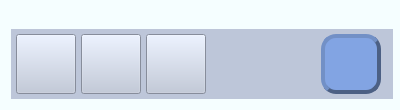
     <widget class="QWidget" name="leviWidget" native="true">
      <property name="minimumSize">
       <size>
        <width>400</width>
        <height>0</height>
       </size>
      </property>
      <property name="maximumSize">
       <size>
        <width>400</width>
        <height>16777215</height>
       </size>
      </property>
      <property name="styleSheet">
       <string notr="true">background-color: #F5FEFF;</string>
      </property>
      <layout class="QVBoxLayout" name="verticalLayout">
       <item>
        <widget class="QWidget" name="artikalWidget" native="true">
         <widget class="QFrame" name="artikliFrame">
          <property name="geometry">
           <rect>
            <x>0</x>
            <y>9</y>
            <width>381</width>
            <height>171</height>
           </rect>
          </property>
          <property name="sizePolicy">
           <sizepolicy hsizetype="Preferred" vsizetype="Preferred">
            <horstretch>0</horstretch>
            <verstretch>0</verstretch>
           </sizepolicy>
          </property>
          <property name="styleSheet">
           <string notr="true"/>
          </property>
          <property name="frameShape">
           <enum>QFrame::StyledPanel</enum>
          </property>
          <property name="frameShadow">
           <enum>QFrame::Raised</enum>
          </property>
          <widget class="QLineEdit" name="nazivEdit">
           <property name="enabled">
            <bool>false</bool>
           </property>
           <property name="geometry">
            <rect>
             <x>2</x>
             <y>10</y>
             <width>371</width>
             <height>24</height>
            </rect>
           </property>
           <property name="font">
            <font>
             <pointsize>12</pointsize>
             <bold>true</bold>
            </font>
           </property>
           <property name="readOnly">
            <bool>true</bool>
           </property>
          </widget>
          <widget class="QLineEdit" name="sifraEdit">
           <property name="geometry">
            <rect>
             <x>2</x>
             <y>50</y>
             <width>151</width>
             <height>24</height>
            </rect>
           </property>
           <property name="font">
            <font>
             <pointsize>12</pointsize>
             <bold>true</bold>
            </font>
           </property>
           <property name="toolTip">
            <string>Pretraga po šifri, nazivu ili barkodu</string>
           </property>
           <property name="statusTip">
            <string>Pretraga po šifri, nazivu ili barkodu</string>
           </property>
           <property name="styleSheet">
            <string notr="true"/>
           </property>
          </widget>
          <widget class="QPushButton" name="btnReset">
           <property name="geometry">
            <rect>
             <x>170</x>
             <y>43</y>
             <width>34</width>
             <height>34</height>
            </rect>
           </property>
           <property name="sizePolicy">
            <sizepolicy hsizetype="Fixed" vsizetype="Fixed">
             <horstretch>0</horstretch>
             <verstretch>0</verstretch>
            </sizepolicy>
           </property>
           <property name="minimumSize">
            <size>
             <width>34</width>
             <height>34</height>
            </size>
           </property>
           <property name="maximumSize">
            <size>
             <width>34</width>
             <height>34</height>
            </size>
           </property>
           <property name="cursor">
            <cursorShape>PointingHandCursor</cursorShape>
           </property>
           <property name="toolTip">
            <string>Pogrešan artikl, resetuj pretragu.</string>
           </property>
           <property name="statusTip">
            <string>Pogrešan artikl, resetuj pretragu.</string>
           </property>
           <property name="styleSheet">
            <string notr="true">border-style:outset;
background-color: rgb(255, 255, 255);
	border-width:2px;
	border-radius:10px;
	border-color:black;
	padding:10px;</string>
           </property>
           <property name="icon">
            <iconset>
             <normaloff>../resources/reset.png</normaloff>../resources/reset.png</iconset>
           </property>
           <property name="iconSize">
            <size>
             <width>24</width>
             <height>24</height>
            </size>
           </property>
          </widget>
          <widget class="QLineEdit" name="jmEdit">
           <property name="enabled">
            <bool>false</bool>
           </property>
           <property name="geometry">
            <rect>
             <x>260</x>
             <y>50</y>
             <width>113</width>
             <height>24</height>
            </rect>
           </property>
           <property name="sizePolicy">
            <sizepolicy hsizetype="Fixed" vsizetype="Fixed">
             <horstretch>0</horstretch>
             <verstretch>0</verstretch>
            </sizepolicy>
           </property>
           <property name="font">
            <font>
             <pointsize>12</pointsize>
            </font>
           </property>
           <property name="readOnly">
            <bool>true</bool>
           </property>
          </widget>
          <widget class="QLineEdit" name="kolicinaEdit">
           <property name="geometry">
            <rect>
             <x>2</x>
             <y>90</y>
             <width>151</width>
             <height>24</height>
            </rect>
           </property>
           <property name="font">
            <font>
             <pointsize>12</pointsize>
             <bold>true</bold>
            </font>
           </property>
           <property name="statusTip">
            <string>Količina koju kupac kupuje. Ako je jedinica mere &quot;kom&quot; moguće je uneti samo celobronu vrednost</string>
           </property>
          </widget>
          <widget class="QLineEdit" name="zalihaEdit">
           <property name="enabled">
            <bool>false</bool>
           </property>
           <property name="geometry">
            <rect>
             <x>260</x>
             <y>90</y>
             <width>113</width>
             <height>24</height>
            </rect>
           </property>
           <property name="sizePolicy">
            <sizepolicy hsizetype="Fixed" vsizetype="Fixed">
             <horstretch>0</horstretch>
             <verstretch>0</verstretch>
            </sizepolicy>
           </property>
           <property name="font">
            <font>
             <pointsize>12</pointsize>
            </font>
           </property>
           <property name="statusTip">
            <string>Trenutno stanje na zalihama.</string>
           </property>
           <property name="readOnly">
            <bool>true</bool>
           </property>
          </widget>
          <widget class="QLineEdit" name="cenaEdit">
           <property name="enabled">
            <bool>false</bool>
           </property>
           <property name="geometry">
            <rect>
             <x>2</x>
             <y>130</y>
             <width>151</width>
             <height>24</height>
            </rect>
           </property>
           <property name="sizePolicy">
            <sizepolicy hsizetype="Fixed" vsizetype="Fixed">
             <horstretch>0</horstretch>
             <verstretch>0</verstretch>
            </sizepolicy>
           </property>
           <property name="font">
            <font>
             <pointsize>12</pointsize>
             <bold>true</bold>
            </font>
           </property>
           <property name="statusTip">
            <string>Cena izabranog artikla</string>
           </property>
           <property name="readOnly">
            <bool>true</bool>
           </property>
          </widget>
         </widget>
        </widget>
       </item>
       <item>
        <widget class="QWidget" name="popustWidget" native="true">
         <property name="sizePolicy">
          <sizepolicy hsizetype="Expanding" vsizetype="Preferred">
           <horstretch>0</horstretch>
           <verstretch>0</verstretch>
          </sizepolicy>
         </property>
         <widget class="QFrame" name="popustFrame">
          <property name="geometry">
           <rect>
            <x>0</x>
            <y>0</y>
            <width>381</width>
            <height>121</height>
           </rect>
          </property>
          <property name="styleSheet">
           <string notr="true"/>
          </property>
          <property name="frameShape">
           <enum>QFrame::StyledPanel</enum>
          </property>
          <property name="frameShadow">
           <enum>QFrame::Raised</enum>
          </property>
          <widget class="QLabel" name="label">
           <property name="geometry">
            <rect>
             <x>2</x>
             <y>10</y>
             <width>81</width>
             <height>21</height>
            </rect>
           </property>
           <property name="font">
            <font>
             <pointsize>12</pointsize>
            </font>
           </property>
           <property name="text">
            <string>Popust u %</string>
           </property>
          </widget>
          <widget class="QLineEdit" name="procPopEdit">
           <property name="geometry">
            <rect>
             <x>92</x>
             <y>10</y>
             <width>101</width>
             <height>24</height>
            </rect>
           </property>
           <property name="sizePolicy">
            <sizepolicy hsizetype="Fixed" vsizetype="Fixed">
             <horstretch>0</horstretch>
             <verstretch>0</verstretch>
            </sizepolicy>
           </property>
           <property name="font">
            <font>
             <pointsize>12</pointsize>
            </font>
           </property>
           <property name="statusTip">
            <string>Popust u procentima koji se daje kupcu.</string>
           </property>
          </widget>
          <widget class="QLineEdit" name="popustEdit">
           <property name="enabled">
            <bool>false</bool>
           </property>
           <property name="geometry">
            <rect>
             <x>230</x>
             <y>10</y>
             <width>141</width>
             <height>24</height>
            </rect>
           </property>
           <property name="font">
            <font>
             <pointsize>12</pointsize>
             <bold>true</bold>
            </font>
           </property>
           <property name="statusTip">
            <string>Vrednost popusta za izabrani artikal.</string>
           </property>
           <property name="readOnly">
            <bool>true</bool>
           </property>
          </widget>
          <widget class="QLabel" name="label_2">
           <property name="geometry">
            <rect>
             <x>2</x>
             <y>50</y>
             <width>191</width>
             <height>21</height>
            </rect>
           </property>
           <property name="font">
            <font>
             <pointsize>12</pointsize>
            </font>
           </property>
           <property name="text">
            <string>Iznos sa popustom</string>
           </property>
          </widget>
          <widget class="QLineEdit" name="iznosEdit">
           <property name="geometry">
            <rect>
             <x>230</x>
             <y>50</y>
             <width>141</width>
             <height>24</height>
            </rect>
           </property>
           <property name="sizePolicy">
            <sizepolicy hsizetype="Fixed" vsizetype="Fixed">
             <horstretch>0</horstretch>
             <verstretch>0</verstretch>
            </sizepolicy>
           </property>
           <property name="font">
            <font>
             <pointsize>12</pointsize>
            </font>
           </property>
           <property name="statusTip">
            <string>Iznos sa popustom.</string>
           </property>
          </widget>
          <widget class="QLineEdit" name="popCeoRnEdit">
           <property name="enabled">
            <bool>false</bool>
           </property>
           <property name="geometry">
            <rect>
             <x>230</x>
             <y>80</y>
             <width>141</width>
             <height>24</height>
            </rect>
           </property>
           <property name="sizePolicy">
            <sizepolicy hsizetype="Fixed" vsizetype="Fixed">
             <horstretch>0</horstretch>
             <verstretch>0</verstretch>
            </sizepolicy>
           </property>
           <property name="font">
            <font>
             <pointsize>12</pointsize>
            </font>
           </property>
           <property name="statusTip">
            <string>Popust u procentima na ceo račun. Kada se unese ova vrsta popusta svi ranije uneti popusti po ovom računu prestaju da važe i za svaku stavku računa se samo procenat popusta unet u ovom polju.</string>
           </property>
          </widget>
          <widget class="QLabel" name="label_3">
           <property name="geometry">
            <rect>
             <x>2</x>
             <y>80</y>
             <width>191</width>
             <height>21</height>
            </rect>
           </property>
           <property name="font">
            <font>
             <pointsize>12</pointsize>
            </font>
           </property>
           <property name="text">
            <string>Popust na ceo račun sa %</string>
           </property>
          </widget>
         </widget>
         <widget class="QFrame" name="korpaFrame">
          <property name="geometry">
           <rect>
            <x>0</x>
            <y>120</y>
            <width>381</width>
            <height>51</height>
           </rect>
          </property>
          <property name="frameShape">
           <enum>QFrame::StyledPanel</enum>
          </property>
          <property name="frameShadow">
           <enum>QFrame::Raised</enum>
          </property>
          <widget class="QPushButton" name="btnKorpa">
           <property name="geometry">
            <rect>
             <x>90</x>
             <y>2</y>
             <width>181</width>
             <height>45</height>
            </rect>
           </property>
           <property name="font">
            <font>
             <pointsize>12</pointsize>
             <bold>true</bold>
            </font>
           </property>
           <property name="cursor">
            <cursorShape>PointingHandCursor</cursorShape>
           </property>
           <property name="statusTip">
            <string>Dodaj artikal u tabelu</string>
           </property>
           <property name="styleSheet">
            <string notr="true">QPushButton#btnKorpa {
	background-color: #82a4e3;
	color: black;
    border-style:outset;
	border-width:4px;
	border-radius:15px;
	border-color:#4c6084;
	padding:10px;
}
QPushButton#btnKorpa:hover {
   	background-color: #a2c4e0; 
	color: black;
	font-size: 16px; /* Veličina fonta */
}
QPushButton#btnKorpa:pressed {
    background-color:#5bacc2; /* Plava */
	color: black; /* Bela boja teksta */
}
QPushButton#btnKorpa:focus {
    border: 3px solid yellow;
    background-color: rgb(150, 180, 180);
    color: black;
    font-weight: bold;
}</string>
           </property>
           <property name="text">
            <string>     U Korpu</string>
           </property>
           <property name="icon">
            <iconset>
             <normaloff>../resources/basket1.png</normaloff>../resources/basket1.png</iconset>
           </property>
           <property name="iconSize">
            <size>
             <width>24</width>
             <height>24</height>
            </size>
           </property>
           <property name="shortcut">
            <string>+</string>
           </property>
          </widget>
         </widget>
        </widget>
       </item>
       <item>
        <widget class="QWidget" name="naplataWidget" native="true">
         <property name="sizePolicy">
          <sizepolicy hsizetype="Expanding" vsizetype="Preferred">
           <horstretch>0</horstretch>
           <verstretch>0</verstretch>
          </sizepolicy>
         </property>
         <widget class="QFrame" name="naplataFrame">
          <property name="geometry">
           <rect>
            <x>0</x>
            <y>0</y>
            <width>381</width>
            <height>181</height>
           </rect>
          </property>
          <property name="sizePolicy">
           <sizepolicy hsizetype="Preferred" vsizetype="Preferred">
            <horstretch>0</horstretch>
            <verstretch>0</verstretch>
           </sizepolicy>
          </property>
          <property name="styleSheet">
           <string notr="true"/>
          </property>
          <property name="frameShape">
           <enum>QFrame::StyledPanel</enum>
          </property>
          <property name="frameShadow">
           <enum>QFrame::Raised</enum>
          </property>
          <widget class="QLineEdit" name="gotovinaEdit">
           <property name="geometry">
            <rect>
             <x>140</x>
             <y>10</y>
             <width>111</width>
             <height>24</height>
            </rect>
           </property>
           <property name="sizePolicy">
            <sizepolicy hsizetype="Fixed" vsizetype="Fixed">
             <horstretch>0</horstretch>
             <verstretch>0</verstretch>
            </sizepolicy>
           </property>
           <property name="font">
            <font>
             <pointsize>12</pointsize>
             <bold>true</bold>
            </font>
           </property>
           <property name="statusTip">
            <string>Deo iznosa ili ceo iznos računa koji kupac plaća gotovinom.</string>
           </property>
          </widget>
          <widget class="QLabel" name="label_4">
           <property name="geometry">
            <rect>
             <x>10</x>
             <y>10</y>
             <width>121</width>
             <height>21</height>
            </rect>
           </property>
           <property name="font">
            <font>
             <pointsize>12</pointsize>
            </font>
           </property>
           <property name="text">
            <string>Gotovina</string>
           </property>
          </widget>
          <widget class="QLineEdit" name="karticaEdit">
           <property name="geometry">
            <rect>
             <x>140</x>
             <y>40</y>
             <width>111</width>
             <height>24</height>
            </rect>
           </property>
           <property name="sizePolicy">
            <sizepolicy hsizetype="Fixed" vsizetype="Fixed">
             <horstretch>0</horstretch>
             <verstretch>0</verstretch>
            </sizepolicy>
           </property>
           <property name="font">
            <font>
             <pointsize>12</pointsize>
             <bold>true</bold>
            </font>
           </property>
           <property name="statusTip">
            <string>Deo iznosa ili ceo iznos računa koji kupac plaća karticom.</string>
           </property>
          </widget>
          <widget class="QLabel" name="label_5">
           <property name="geometry">
            <rect>
             <x>10</x>
             <y>40</y>
             <width>121</width>
             <height>21</height>
            </rect>
           </property>
           <property name="font">
            <font>
             <pointsize>12</pointsize>
            </font>
           </property>
           <property name="text">
            <string>Kartica</string>
           </property>
          </widget>
          <widget class="QLineEdit" name="cekEdit">
           <property name="geometry">
            <rect>
             <x>140</x>
             <y>70</y>
             <width>111</width>
             <height>24</height>
            </rect>
           </property>
           <property name="sizePolicy">
            <sizepolicy hsizetype="Fixed" vsizetype="Fixed">
             <horstretch>0</horstretch>
             <verstretch>0</verstretch>
            </sizepolicy>
           </property>
           <property name="font">
            <font>
             <pointsize>12</pointsize>
             <bold>true</bold>
            </font>
           </property>
           <property name="statusTip">
            <string>Deo iznosa ili ceo iznos računa koji kupac plaća čekom ili čekovima.</string>
           </property>
          </widget>
          <widget class="QLabel" name="label_6">
           <property name="geometry">
            <rect>
             <x>10</x>
             <y>70</y>
             <width>121</width>
             <height>21</height>
            </rect>
           </property>
           <property name="font">
            <font>
             <pointsize>12</pointsize>
            </font>
           </property>
           <property name="text">
            <string>Ček</string>
           </property>
          </widget>
          <widget class="QLineEdit" name="racunEdit">
           <property name="geometry">
            <rect>
             <x>140</x>
             <y>100</y>
             <width>111</width>
             <height>24</height>
            </rect>
           </property>
           <property name="sizePolicy">
            <sizepolicy hsizetype="Fixed" vsizetype="Fixed">
             <horstretch>0</horstretch>
             <verstretch>0</verstretch>
            </sizepolicy>
           </property>
           <property name="font">
            <font>
             <pointsize>12</pointsize>
             <bold>true</bold>
            </font>
           </property>
           <property name="statusTip">
            <string>Deo iznosa ili ceo iznos računa koji kupac plaća prenosom na račun. Potrebno je uneti identifikaciju kupca u polje &quot;Kupac&quot; klikom na dugme izaberi kupca.</string>
           </property>
          </widget>
          <widget class="QLabel" name="label_7">
           <property name="geometry">
            <rect>
             <x>10</x>
             <y>100</y>
             <width>121</width>
             <height>21</height>
            </rect>
           </property>
           <property name="font">
            <font>
             <pointsize>12</pointsize>
            </font>
           </property>
           <property name="text">
            <string>Prenos na račun</string>
           </property>
          </widget>
          <widget class="QLineEdit" name="kupacEdit">
           <property name="enabled">
            <bool>false</bool>
           </property>
           <property name="geometry">
            <rect>
             <x>140</x>
             <y>150</y>
             <width>191</width>
             <height>21</height>
            </rect>
           </property>
           <property name="sizePolicy">
            <sizepolicy hsizetype="Fixed" vsizetype="Fixed">
             <horstretch>0</horstretch>
             <verstretch>0</verstretch>
            </sizepolicy>
           </property>
           <property name="font">
            <font>
             <pointsize>12</pointsize>
            </font>
           </property>
           <property name="readOnly">
            <bool>true</bool>
           </property>
          </widget>
          <widget class="QLabel" name="label_8">
           <property name="geometry">
            <rect>
             <x>10</x>
             <y>150</y>
             <width>81</width>
             <height>21</height>
            </rect>
           </property>
           <property name="font">
            <font>
             <pointsize>12</pointsize>
            </font>
           </property>
           <property name="text">
            <string>Kupac</string>
           </property>
          </widget>
          <widget class="QPushButton" name="btnStampa">
           <property name="geometry">
            <rect>
             <x>265</x>
             <y>30</y>
             <width>101</width>
             <height>90</height>
            </rect>
           </property>
           <property name="font">
            <font>
             <pointsize>12</pointsize>
             <bold>true</bold>
            </font>
           </property>
           <property name="cursor">
            <cursorShape>PointingHandCursor</cursorShape>
           </property>
           <property name="statusTip">
            <string>Kada su svi potrebni parametri za štampu fiskalnog računa ispunjeni na ovo dugme štampate fiskalni račun za kupca. Štampa je moguća samo ako je zbir svih vrsta plaćanja jednak ili veći ukupnom iznosu računa.</string>
           </property>
           <property name="styleSheet">
            <string notr="true">QPushButton#btnStampa {
	background-color: #82a4e3;
	color: black;
    border-style:outset;
	border-width:4px;
	border-radius:15px;
	border-color:#4c6084;
	padding:10px;
}
QPushButton#btnStampa:hover {
    background-color: #a2c4e0; 
}
QPushButton#btnStampa:pressed {
    background-color:#5bacc2; 
}</string>
           </property>
           <property name="text">
            <string>Štampa
fiskalnog
računa</string>
           </property>
           <property name="iconSize">
            <size>
             <width>48</width>
             <height>48</height>
            </size>
           </property>
           <property name="shortcut">
            <string>F9</string>
           </property>
          </widget>
          <widget class="QLineEdit" name="tipEdit">
           <property name="enabled">
            <bool>false</bool>
           </property>
           <property name="geometry">
            <rect>
             <x>100</x>
             <y>150</y>
             <width>31</width>
             <height>21</height>
            </rect>
           </property>
           <property name="font">
            <font>
             <pointsize>12</pointsize>
            </font>
           </property>
           <property name="readOnly">
            <bool>true</bool>
           </property>
          </widget>
          <widget class="QPushButton" name="brisiKupcaBtn">
           <property name="geometry">
            <rect>
             <x>330</x>
             <y>150</y>
             <width>31</width>
             <height>24</height>
            </rect>
           </property>
           <property name="cursor">
            <cursorShape>PointingHandCursor</cursorShape>
           </property>
           <property name="toolTip">
            <string>Briši izabranog kupca</string>
           </property>
           <property name="statusTip">
            <string>Briši izabranog kupca</string>
           </property>
           <property name="styleSheet">
            <string notr="true"/>
           </property>
           <property name="text">
            <string/>
           </property>
           <property name="icon">
            <iconset>
             <normaloff>../resources/cancel.png</normaloff>../resources/cancel.png</iconset>
           </property>
           <property name="iconSize">
            <size>
             <width>24</width>
             <height>24</height>
            </size>
           </property>
          </widget>
         </widget>
        </widget>
       </item>
       <item>
        <widget class="QWidget" name="kupciWidget" native="true">
         <property name="minimumSize">
          <size>
           <width>382</width>
           <height>70</height>
          </size>
         </property>
         <property name="maximumSize">
          <size>
           <width>382</width>
           <height>70</height>
          </size>
         </property>
         <property name="styleSheet">
          <string notr="true">background-color: #bdc6d9;
</string>
         </property>
         <widget class="QPushButton" name="btnKupac1">
          <property name="geometry">
           <rect>
            <x>5</x>
            <y>5</y>
            <width>60</width>
            <height>60</height>
           </rect>
          </property>
          <property name="minimumSize">
           <size>
            <width>60</width>
            <height>60</height>
           </size>
          </property>
          <property name="maximumSize">
           <size>
            <width>60</width>
            <height>60</height>
           </size>
          </property>
          <property name="cursor">
           <cursorShape>PointingHandCursor</cursorShape>
          </property>
          <property name="toolTip">
           <string>Kupac 1</string>
          </property>
          <property name="statusTip">
           <string>Kupac broj 1.</string>
          </property>
          <property name="styleSheet">
           <string notr="true"/>
          </property>
          <property name="text">
           <string/>
          </property>
          <property name="icon">
           <iconset>
            <normaloff>../resources/kupac.png</normaloff>../resources/kupac.png</iconset>
          </property>
          <property name="iconSize">
           <size>
            <width>48</width>
            <height>89</height>
           </size>
          </property>
         </widget>
         <widget class="QPushButton" name="btnKupac2">
          <property name="geometry">
           <rect>
            <x>70</x>
            <y>5</y>
            <width>60</width>
            <height>60</height>
           </rect>
          </property>
          <property name="minimumSize">
           <size>
            <width>60</width>
            <height>60</height>
           </size>
          </property>
          <property name="maximumSize">
           <size>
            <width>60</width>
            <height>60</height>
           </size>
          </property>
          <property name="cursor">
           <cursorShape>PointingHandCursor</cursorShape>
          </property>
          <property name="toolTip">
           <string>Kupac 2</string>
          </property>
          <property name="statusTip">
           <string>Kupac broj 2.</string>
          </property>
          <property name="styleSheet">
           <string notr="true"/>
          </property>
          <property name="text">
           <string/>
          </property>
          <property name="icon">
           <iconset>
            <normaloff>../resources/kupac.png</normaloff>../resources/kupac.png</iconset>
          </property>
          <property name="iconSize">
           <size>
            <width>48</width>
            <height>48</height>
           </size>
          </property>
         </widget>
         <widget class="QPushButton" name="btnKupac3">
          <property name="geometry">
           <rect>
            <x>135</x>
            <y>5</y>
            <width>60</width>
            <height>60</height>
           </rect>
          </property>
          <property name="minimumSize">
           <size>
            <width>60</width>
            <height>60</height>
           </size>
          </property>
          <property name="maximumSize">
           <size>
            <width>60</width>
            <height>60</height>
           </size>
          </property>
          <property name="cursor">
           <cursorShape>PointingHandCursor</cursorShape>
          </property>
          <property name="toolTip">
           <string>Kupac 3</string>
          </property>
          <property name="statusTip">
           <string>Kupac broj 3.</string>
          </property>
          <property name="styleSheet">
           <string notr="true"/>
          </property>
          <property name="text">
           <string/>
          </property>
          <property name="icon">
           <iconset>
            <normaloff>../resources/kupac.png</normaloff>../resources/kupac.png</iconset>
          </property>
          <property name="iconSize">
           <size>
            <width>48</width>
            <height>48</height>
           </size>
          </property>
         </widget>
         <widget class="QPushButton" name="btnIzaberiKupca">
          <property name="geometry">
           <rect>
            <x>310</x>
            <y>5</y>
            <width>60</width>
            <height>60</height>
           </rect>
          </property>
          <property name="minimumSize">
           <size>
            <width>60</width>
            <height>60</height>
           </size>
          </property>
          <property name="maximumSize">
           <size>
            <width>60</width>
            <height>60</height>
           </size>
          </property>
          <property name="cursor">
           <cursorShape>PointingHandCursor</cursorShape>
          </property>
          <property name="toolTip">
           <string>Izaberi tip kupca</string>
          </property>
          <property name="statusTip">
           <string>Klikom na ovo dugme otvara se prozor na kome možete identifikovati kupca na način kako je to zakonodavac predvideo (PIB, JMBG, BPG,...). Identifikacija kupca je obavezna ukoliko kupac plaća robu prenosom na račun ili u slučaju zahteva kupca npr. za gotovinski račun.</string>
          </property>
          <property name="styleSheet">
           <string notr="true">QPushButton#btnIzaberiKupca {
    background-color: #82a4e3;
    color: white; /* Bela boja teksta */
    font-size: 20px; /* Veličina fonta */
    font-weight: bold; /* Podebljani tekst */
    border-style:outset;
	border-width:4px;
	border-color: #4c6084;
	border-radius:15px;
	padding:10px;
}
QPushButton#btnIzaberiKupca:hover {
    background-color: #a2c4e0; /* Svetlija zelena kad se prelazi mišem */
color: red; /* Crvena boja teksta */
font-size: 22px; /* Veličina fonta */
}
QPushButton#btnIzaberiKupca:pressed {
    background-color:#5bacc2; /* Plava */
color: white; /* Crvena boja teksta */
font-size: 22px; /* Veličina fonta */
}</string>
          </property>
          <property name="text">
           <string/>
          </property>
          <property name="icon">
           <iconset>
            <normaloff>../resources/kupci.png</normaloff>../resources/kupci.png</iconset>
          </property>
          <property name="iconSize">
           <size>
            <width>48</width>
            <height>48</height>
           </size>
          </property>
         </widget>
        </widget>
       </item>
      </layout>
     </widget>
